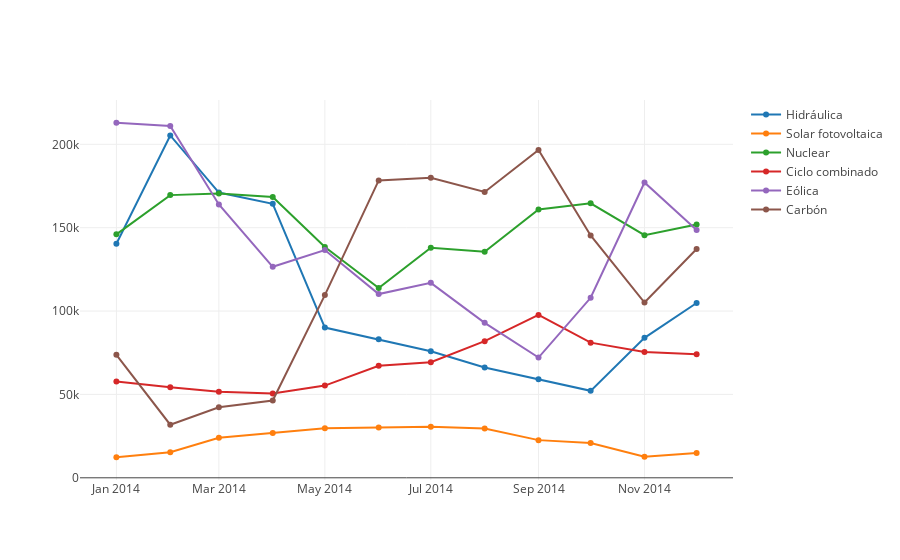

Notebook code for this chart:
### Markdown cell above
### Analisis mensual de un año de distintos tipos de energias

### Code cell
def AnalisisEnergiasMensual(listaEnergias: Seq[String], df: DataFrame): Unit = {
  // Agrupar y calcular la media para datos renovables
  def calcularMediaMensual(df1: DataFrame, tipo: String): DataFrame = {
    df1.filter(col("Tipo") === tipo)
      .groupBy(date_format(col("FechaCompleta"), "yyyy-MM").as("Mes"))
      .agg(avg("Valor").as("ValorPromedio"))
      .orderBy("Mes")
  }

  val valores = listaEnergias.map(tipoEnergia => calcularMediaMensual(df, tipoEnergia))
  val seqFechas = valores.head.select("Mes").as[String].collect.toSeq
  val seqValores = valores.map(valor => valor.select("ValorPromedio").as[Double].collect.toSeq)

  val traces = listaEnergias.zip(seqValores).map { case (nombre, seqValor) =>
    Scatter(seqFechas, seqValor, name = nombre)
  }

  val data = traces
  plot(data)
}

val dataFrameBalance2024 = dataFrameBalance.filter(date_format(col("FechaCompleta"),"yyyy") === "2014") //Elegimos año
val EnergiasParaAnalizar = Seq("Hidráulica", "Solar fotovoltaica", "Nuclear", "Ciclo combinado", "Eólica","Carbón")

AnalisisEnergiasMensual(EnergiasParaAnalizar, dataFrameBalance2024)

### Figure 1 — Plotly figure (JSON) as saved in the notebook; plotly's stock layout.template omitted (floating-point values rounded to 4 significant figures)
{"data": [{"name": "Hidráulica", "type": "scatter", "x": ["2014-01", "2014-02", "2014-03", "2014-04", "2014-05", "2014-06", "2014-07", "2014-08", "2014-09", "2014-10", "2014-11", "2014-12"], "y": [140300.0, 205300.0, 171100.0, 164300.0, 90080.0, 83110.0, 75940.0, 66130.0, 59160.0, 52150.0, 83920.0, 104800.0]}, {"name": "Solar fotovoltaica", "type": "scatter", "x": ["2014-01", "2014-02", "2014-03", "2014-04", "2014-05", "2014-06", "2014-07", "2014-08", "2014-09", "2014-10", "2014-11", "2014-12"], "y": [12330.0, 15340.0, 24040.0, 26930.0, 29650.0, 30180.0, 30650.0, 29500.0, 22600.0, 20890.0, 12690.0, 14820.0]}, {"name": "Nuclear", "type": "scatter", "x": ["2014-01", "2014-02", "2014-03", "2014-04", "2014-05", "2014-06", "2014-07", "2014-08", "2014-09", "2014-10", "2014-11", "2014-12"], "y": [146000.0, 169500.0, 170500.0, 168400.0, 138400.0, 113800.0, 138000.0, 135600.0, 160900.0, 164600.0, 145500.0, 152000.0]}, {"name": "Ciclo combinado", "type": "scatter", "x": ["2014-01", "2014-02", "2014-03", "2014-04", "2014-05", "2014-06", "2014-07", "2014-08", "2014-09", "2014-10", "2014-11", "2014-12"], "y": [57810.0, 54290.0, 51600.0, 50520.0, 55300.0, 67240.0, 69310.0, 81970.0, 97670.0, 81050.0, 75410.0, 74160.0]}, {"name": "Eólica", "type": "scatter", "x": ["2014-01", "2014-02", "2014-03", "2014-04", "2014-05", "2014-06", "2014-07", "2014-08", "2014-09", "2014-10", "2014-11", "2014-12"], "y": [212900.0, 211000.0, 163900.0, 126500.0, 136600.0, 110200.0, 116900.0, 92940.0, 72120.0, 108000.0, 177100.0, 148600.0]}, {"name": "Carbón", "type": "scatter", "x": ["2014-01", "2014-02", "2014-03", "2014-04", "2014-05", "2014-06", "2014-07", "2014-08", "2014-09", "2014-10", "2014-11", "2014-12"], "y": [73770.0, 31850.0, 42330.0, 46350.0, 109600.0, 178400.0, 179900.0, 171400.0, 196500.0, 145300.0, 105100.0, 137200.0]}], "layout": {"autosize": true, "xaxis": {"autorange": true, "range": ["2013-12-12 05:39:57.8119", "2014-12-20 18:20:02.1881"], "type": "date"}, "yaxis": {"autorange": true, "range": [-2367.0, 227600.0], "type": "linear"}}}
